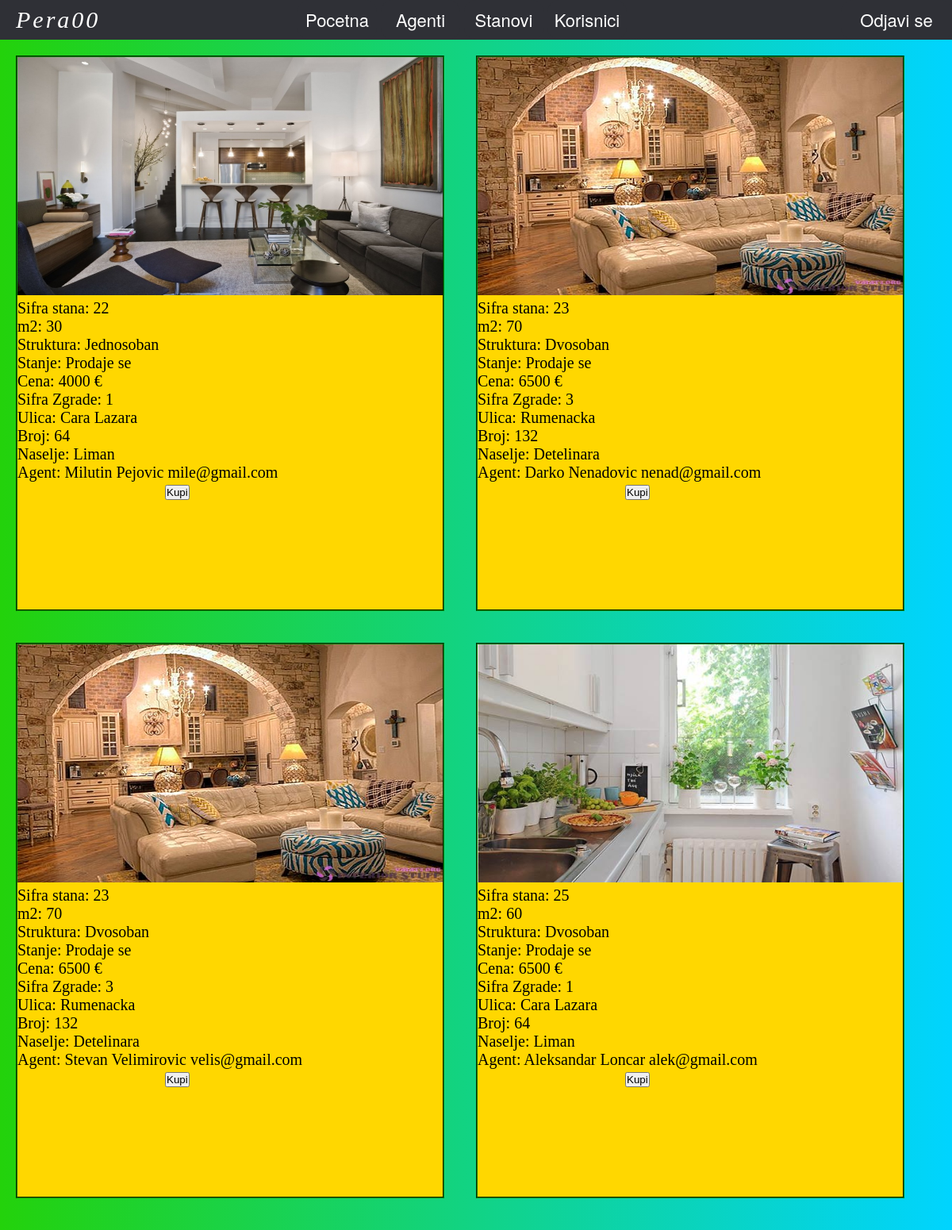
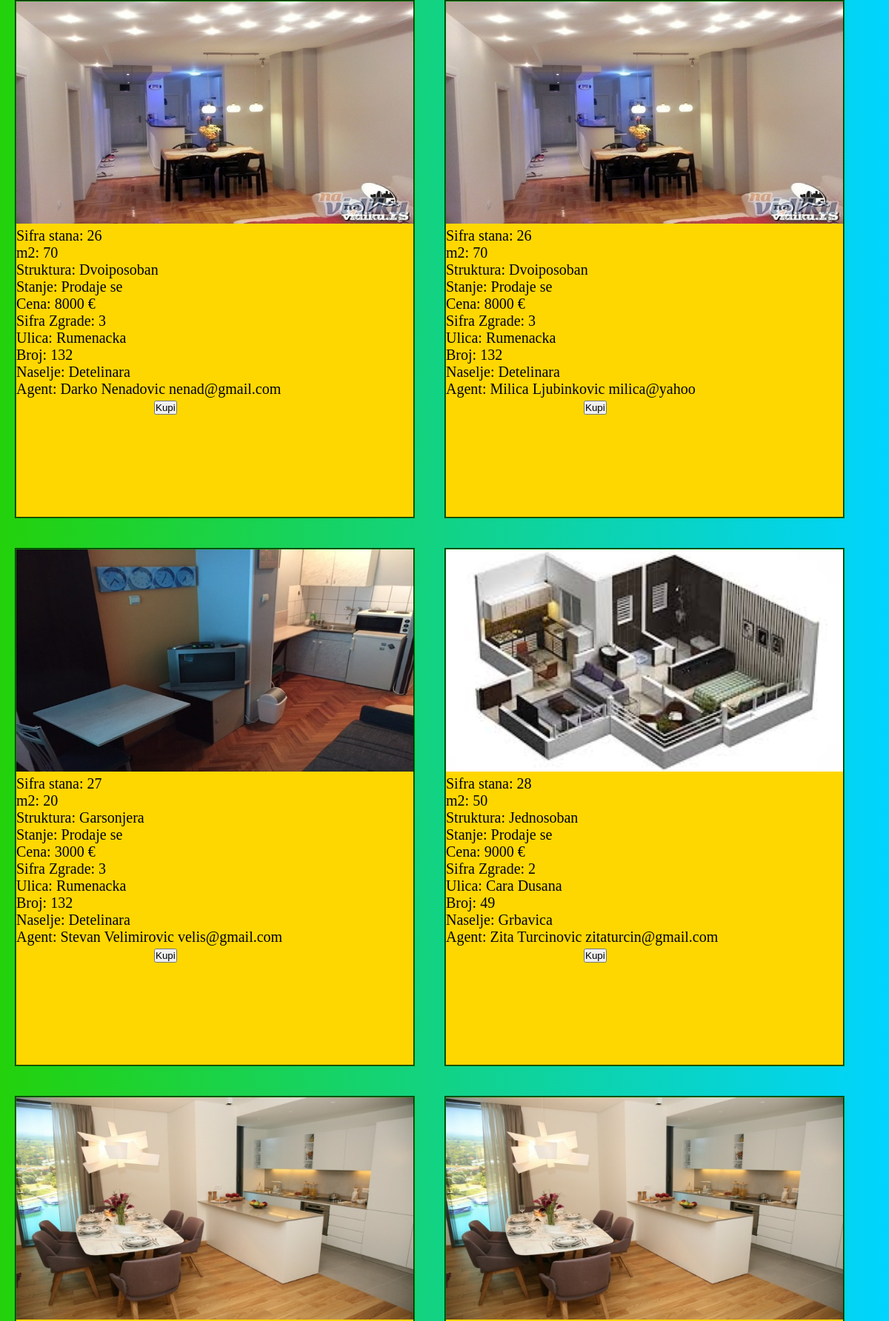
Screenshot of /stanovi.php (signed in, upper part) with the database file from the repository (2 pictures, top to bottom).
### tables this page shows
CREATE TABLE IF NOT EXISTS `slike_stanova` (
  `sifra` int(11) NOT NULL AUTO_INCREMENT,
  `putanja` varchar(255) NOT NULL DEFAULT 'Uploads/blank.png',
  `SifraS` int(11) NOT NULL,
  PRIMARY KEY (`sifra`)
);

CREATE TABLE IF NOT EXISTS `stanovi` (
  `SifraS` int(11) NOT NULL AUTO_INCREMENT,
  `m2` int(11) NOT NULL,
  `Struktura` varchar(11) NOT NULL,
  `Cena` int(11) NOT NULL,
  `SifraK` int(11) DEFAULT NULL,
  `SifraZ` int(11) NOT NULL,
  PRIMARY KEY (`SifraS`),
  KEY `SifraZ` (`SifraZ`),
  KEY `SifraK` (`SifraK`)
);

CREATE TABLE IF NOT EXISTS `zgrade` (
  `SifraZ` int(11) NOT NULL,
  `Ulica` varchar(11) NOT NULL,
  `Broj` int(11) NOT NULL,
  `SifraN` int(11) NOT NULL,
  PRIMARY KEY (`SifraZ`),
  KEY `SifraN` (`SifraN`)
);

CREATE TABLE IF NOT EXISTS `naselje` (
  `SifraN` int(11) NOT NULL,
  `Naziv` varchar(11) NOT NULL,
  `km2` int(11) NOT NULL,
  PRIMARY KEY (`SifraN`)
);

CREATE TABLE IF NOT EXISTS `agenti` (
  `SifraA` int(11) NOT NULL,
  `Ime` varchar(11) NOT NULL,
  `Prezime` varchar(11) NOT NULL,
  `Email` varchar(30) NOT NULL,
  PRIMARY KEY (`SifraA`)
);

### stanovi.php (the view, shortened to what this page needs)
<!DOCTYPE html>
<html>
<head>
	<link rel="stylesheet" type="text/css" href="CSS/style.css">
</head>
<body>
	<?php
			if (isset($_SESSION['username'])) {
			$server="localhost";
			$sqlusername="root";
			$sifra="";
			$imeBaze="nekretnine";
			$username=$_SESSION['username'];
			$konekcija=mysqli_connect($server,$sqlusername,$sifra,$imeBaze);
			echo '<div class="navbar"><form action="logout.php" metod="POST"><button type="submit" id="odjava">Odjavi se</button></form><p>'.$username.'</p><div class="nav">
			<ul id="meni">
		<li><a href="home.php">Pocetna</a></li>
		<li><a href="agenti.php">Agenti</a></li>
		<li><a href="stanovi.php">Stanovi</a></li>
		<li><a href="korisnici.php">Korisnici</a></li>
		</ul>
		</div>
		</div>';
			$sql="SELECT stanovi.SifraS,m2,Struktura,Cena,SifraK,slike_stanova.putanja,zgrade.SifraZ,ulica,broj,naselje.naziv,agenti.Ime,Prezime,Email
				FROM slike_stanova
				INNER JOIN stanovi ON slike_stanova.SifraS=stanovi.SifraS
				INNER JOIN prodaja ON stanovi.SifraS=prodaja.SifraS
				INNER JOIN agenti ON prodaja.SifraA=agenti.SifraA
				INNER JOIN zgrade ON stanovi.SifraZ=zgrade.SifraZ
				INNER JOIN naselje ON zgrade.SifraN=naselje.SifraN
				WHERE stanovi.SifraK IS NULL";
				$rez=mysqli_query($konekcija,$sql);
				while ($red=mysqli_fetch_assoc($rez)) {
					$a1=$red['SifraS'];
					$a2=$red['m2'];
					$a3=$red['Struktura'];
					$a4=$red['Cena'];
					if($a5=$red['SifraK']==null){
						 $a5="Prodaje se";
					}
					else{
						$a5="Prodato";
					}
					$a6=$red['SifraZ'];
					if($a7=$red['putanja']==null){
						$a7="blank.png";
					}
					else{
					$a7=$red['putanja'];
					}
					$a8=$red['ulica'];
					$a9=$red['broj'];
					$a10=$red['naziv'];
					$a11=$red['Ime'];
					$a12=$red['Prezime'];
					$a13=$red['Email'];
					echo "<div class='prikaz'>
						<img src=$a7 class='slika'>
						Sifra stana: $a1<br>
						m2: $a2<br>
						Struktura: $a3<br>
						Stanje: $a5<br>
						Cena: $a4 &euro;<br>
						Sifra Zgrade: $a6<br>
						Ulica: $a8<br>
						Broj: $a9<br>
						Naselje: $a10<br>
						Agent: $a11 $a12  $a13
						";
						if ($a5=='Prodaje se') {
					echo"
						<form action='kupi.php' method='post'>
						<input type='text' name='sifraStana' value='$a1'>
						<button type='submit' name='kupovina'>Kupi</button>
						</form>";}
						echo "</div>";
				}
	}
	?>
</body>
</html>

### CSS/style.css (style rules this page uses)
* { margin: 0; padding: 0; box-sizing: border-box; }
body { background-image: linear-gradient(to right,#23d20b,#00d4ff); }
ul { list-style-type: none; padding:0; }
li { display:inline-block; margin-right:1px; }
li a { display:block; width:100px; height:50px; text-align:center; line-height:50px; font-family:"Helvetica Neue", Helvetica, Arial, sans-serif; color:#fff; background:#2f3036; text-decoration:none; border-radius: 15px; font-size: 22px; }
.nav { margin: 0 auto; width: 450px; }
.navbar { background:#2f3036; }
#odjava { float: right; display:block; width:140px; height:50px; line-height:50px; font-family:"Helvetica Neue", Helvetica, Arial, sans-serif; color:#fff; background:#2f3036; border-radius: 15px; border: none; font-size: 22px; }
.navbar p { color: white; display: inline; float: left; font-size: 30px; letter-spacing: .1em; line-height: 50px; font-style: italic; margin-left: 20px; }
.prikaz { width: 45%; height: 700px; font-size: 20px; display: inline-block; float: left; box-sizing: border-box; background-color: gold; border: 2px groove green; margin:20px; overflow: hidden; }
.slika { width: 100%; height: 300px; }

### rows the page displays
slike_stanova: putanja (picture), stanovi.SifraS "22", stanovi.m2 "30", stanovi.Struktura "Jednosoban", stanovi.SifraK "Prodaje se", stanovi.Cena "4000", zgrade.SifraZ "1", zgrade.Ulica "Cara Lazara", zgrade.Broj "64", naselje.Naziv "Liman", agenti.Ime "Milutin", agenti.Prezime "Pejovic", agenti.Email "mile@gmail.com"
slike_stanova: putanja (picture), stanovi.SifraS "23", stanovi.m2 "70", stanovi.Struktura "Dvosoban", stanovi.SifraK "Prodaje se", stanovi.Cena "6500", zgrade.SifraZ "3", zgrade.Ulica "Rumenacka", zgrade.Broj "132", naselje.Naziv "Detelinara", agenti.Ime "Darko", agenti.Prezime "Nenadovic", agenti.Email "nenad@gmail.com", agenti.Ime "Stevan", agenti.Prezime "Velimirovic", agenti.Email "velis@gmail.com"
slike_stanova: putanja (picture), stanovi.SifraS "25", stanovi.m2 "60", stanovi.Struktura "Dvosoban", stanovi.SifraK "Prodaje se", stanovi.Cena "6500", zgrade.SifraZ "1", zgrade.Ulica "Cara Lazara", zgrade.Broj "64", naselje.Naziv "Liman", agenti.Ime "Aleksandar", agenti.Prezime "Loncar", agenti.Email "alek@gmail.com"
slike_stanova: putanja (picture), stanovi.SifraS "26", stanovi.m2 "70", stanovi.Struktura "Dvoiposoban", stanovi.SifraK "Prodaje se", stanovi.Cena "8000", zgrade.SifraZ "3", zgrade.Ulica "Rumenacka", zgrade.Broj "132", naselje.Naziv "Detelinara", agenti.Ime "Darko", agenti.Prezime "Nenadovic", agenti.Email "nenad@gmail.com", agenti.Ime "Milica", agenti.Prezime "Ljubinkovic", agenti.Email "milica@yahoo"
slike_stanova: putanja (picture), stanovi.SifraS "27", stanovi.m2 "20", stanovi.Struktura "Garsonjera", stanovi.SifraK "Prodaje se", stanovi.Cena "3000", zgrade.SifraZ "3", zgrade.Ulica "Rumenacka", zgrade.Broj "132", naselje.Naziv "Detelinara", agenti.Ime "Stevan", agenti.Prezime "Velimirovic", agenti.Email "velis@gmail.com"
slike_stanova: putanja (picture), stanovi.SifraS "28", stanovi.m2 "50", stanovi.Struktura "Jednosoban", stanovi.SifraK "Prodaje se", stanovi.Cena "9000", zgrade.SifraZ "2", zgrade.Ulica "Cara Dusana", zgrade.Broj "49", naselje.Naziv "Grbavica", agenti.Ime "Zita", agenti.Prezime "Turcinovic", agenti.Email "zitaturcin@gmail.com"
slike_stanova: putanja (picture)

### other values shown
$username "Pera00"
